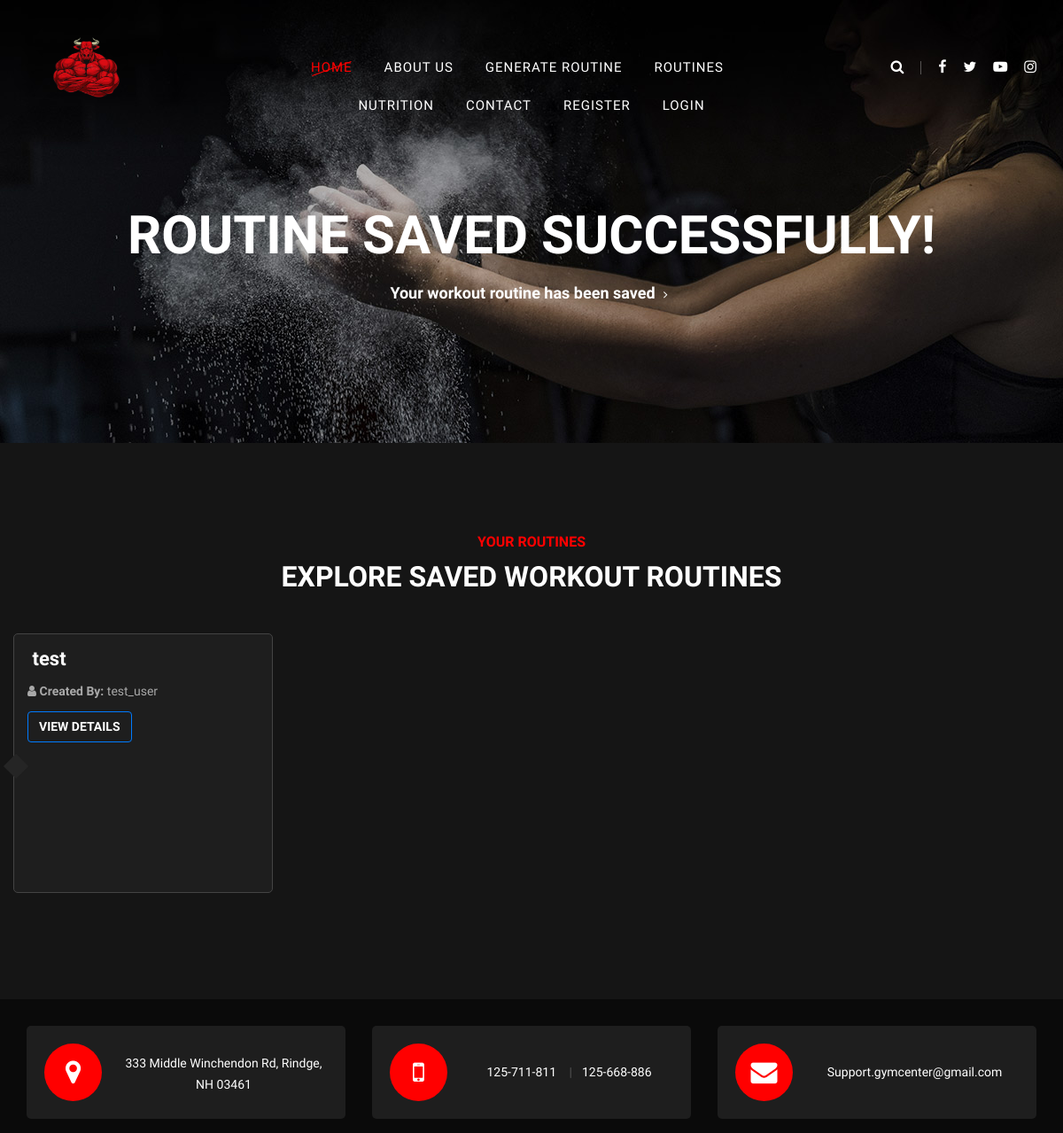
/routine/success/ (upper part), run on an earlier commit of the app's database.
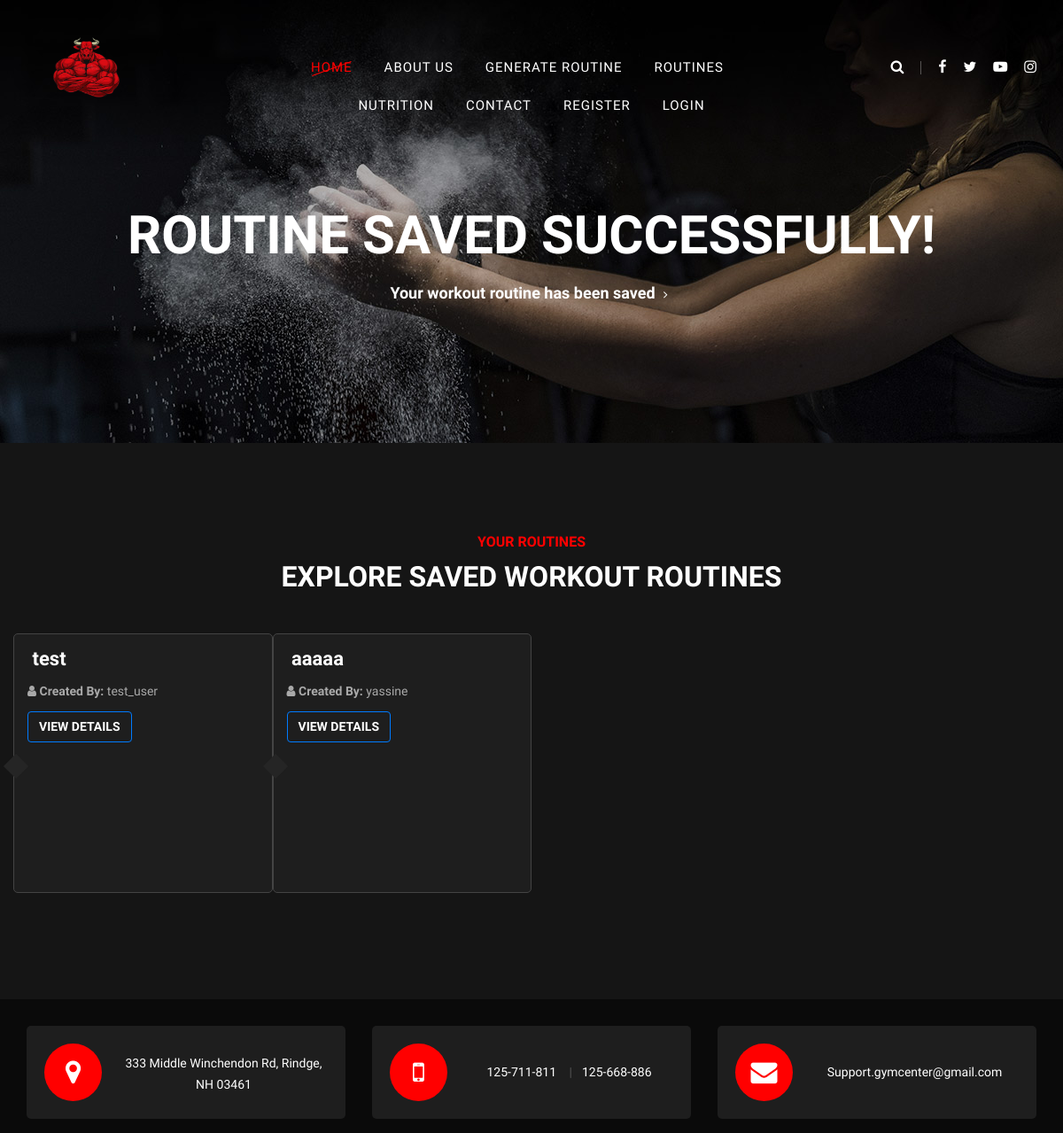
And on a later commit of the database.
### routineplanner/models.py (models this page shows, shortened)
class Routine(models.Model):
    name = models.CharField(max_length=100)
    created_by = models.CharField(max_length=100)
    details = models.TextField()  # To hold the generated workout routine details
    image = models.ImageField(upload_to='routine_images/', null=True, blank=True)  # Add this line

### routineplanner/views.py (the view)
# urls.py: path('success/', success_view, name='success_url'),  # New path for success URL
def success_view(request):
    if request.user.is_authenticated:
        routines = Routine.objects.filter(created_by=request.user)
    else:
        routines = Routine.objects.all()
    for routine in routines:
        try:
            routine.details = json.loads(routine.details)  # Convert JSON string to dict
        except json.JSONDecodeError:
            routine.details = {}  # If parsing fails, set to empty dict or handle accordingly
    return render(request, 'routine_planner/success.html', {'routines': routines})

### templates/routine_planner/success.html (shortened to what this page needs)
{% extends 'layout.html' %}
{% load static %}
{% block content %}
<section class="breadcrumb-section set-bg" data-setbg="{% static 'img/breadcrumb-bg.jpg' %}">
    <div class="container">
        <div class="row">
            <div class="col-lg-12 text-center">
                <div class="breadcrumb-text">
                    <h2>Routine Saved Successfully!</h2>
                    <div class="bt-option">
                        <a>Your workout routine has been saved</a>
                    </div>
                </div>
            </div>
        </div>
    </div>
</section>
<section class="services-section spad">
    <div class="container">
        <div class="row">
            <div class="col-lg-12">
                <div class="section-title">
                    <span>Your Routines</span>
                    <h2>Explore Saved Workout Routines</h2>
                </div>
            </div>
        </div>
        <div class="row">
            {% for routine in routines %}
                <div class="col-lg-3 col-md-6 p-0">
                    <div class="ss-text">
                        <h4> {{ routine.name }}</h4>
                        <p><strong><i class="fa fa-user"></i> Created By:</strong> {{ routine.created_by }}</p>
                        <a href="{% url 'routine_detail' routine.id %}" class="btn btn-outline-primary">View Details</a>
                    </div>
                </div>
            {% empty %}
                <div class="col-lg-12 text-center">
                    <p>No routines found.</p>
                    <p>Please add a routine.</p>
                    <a href="{% url 'workout_view' %}" class="btn btn-primary">Generate Routines</a>
                </div>
            {% endfor %}
        </div>
    </div>
</section>
<div class="gettouch-section">
    <div class="container">
        <div class="row">
            <div class="col-md-4">
                <div class="gt-text">
                    <i class="fa fa-map-marker"></i>
                    <p>333 Middle Winchendon Rd, Rindge,<br/> NH 03461</p>
                </div>
            </div>
            <div class="col-md-4">
                <div class="gt-text">
                    <i class="fa fa-mobile"></i>
                    <ul>
                        <li>125-711-811</li>
                        <li>125-668-886</li>
                    </ul>
                </div>
            </div>
            <div class="col-md-4">
                <div class="gt-text email">
                    <i class="fa fa-envelope"></i>
                    <p>Support.gymcenter@gmail.com</p>
                </div>
            </div>
        </div>
    </div>
</div>
{% endblock %}

What changed in the data, as far as the page shows it:
added Routine: name "aaaaa", created_by "yassine"
